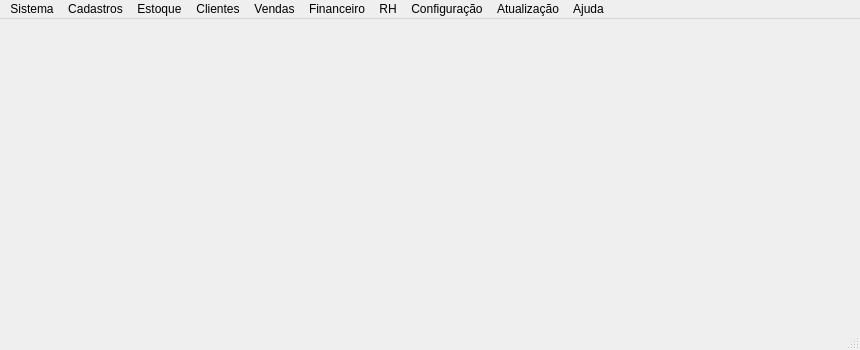
<?xml version="1.0" encoding="UTF-8"?>
<ui version="4.0">
 <class>MainWindow</class>
 <widget class="QMainWindow" name="MainWindow">
  <property name="enabled">
   <bool>true</bool>
  </property>
  <property name="geometry">
   <rect>
    <x>0</x>
    <y>0</y>
    <width>860</width>
    <height>350</height>
   </rect>
  </property>
  <property name="sizePolicy">
   <sizepolicy hsizetype="Fixed" vsizetype="Fixed">
    <horstretch>0</horstretch>
    <verstretch>0</verstretch>
   </sizepolicy>
  </property>
  <property name="windowTitle">
   <string>MainWindow</string>
  </property>
  <widget class="QWidget" name="centralwidget"/>
  <widget class="QMenuBar" name="menubar">
   <property name="geometry">
    <rect>
     <x>0</x>
     <y>0</y>
     <width>860</width>
     <height>21</height>
    </rect>
   </property>
   <widget class="QMenu" name="menuEstoque">
    <property name="title">
     <string>Estoque</string>
    </property>
    <widget class="QMenu" name="menuPedidos">
     <property name="enabled">
      <bool>false</bool>
     </property>
     <property name="title">
      <string>Pedidos</string>
     </property>
     <addaction name="actionFazer_Pedido"/>
     <addaction name="actionConsultar_pedidos"/>
    </widget>
    <addaction name="actionEntrada"/>
    <addaction name="menuPedidos"/>
    <addaction name="actionCompras"/>
    <addaction name="actionSa_da"/>
    <addaction name="actionAltera_o"/>
    <addaction name="actionBaixa"/>
    <addaction name="actionAuditoria"/>
   </widget>
   <widget class="QMenu" name="menuVendas">
    <property name="enabled">
     <bool>true</bool>
    </property>
    <property name="title">
     <string>Vendas</string>
    </property>
   </widget>
   <widget class="QMenu" name="menuFinanceiro">
    <property name="enabled">
     <bool>true</bool>
    </property>
    <property name="title">
     <string>Financeiro</string>
    </property>
   </widget>
   <widget class="QMenu" name="menuClientes">
    <property name="enabled">
     <bool>true</bool>
    </property>
    <property name="title">
     <string>Clientes</string>
    </property>
    <addaction name="actionCadastro"/>
    <addaction name="actionListar"/>
    <addaction name="actionExcluir"/>
   </widget>
   <widget class="QMenu" name="menuRH">
    <property name="enabled">
     <bool>true</bool>
    </property>
    <property name="title">
     <string>RH</string>
    </property>
    <addaction name="actionCadastro_De_Funcionarios"/>
   </widget>
   <widget class="QMenu" name="menuajuda">
    <property name="enabled">
     <bool>true</bool>
    </property>
    <property name="title">
     <string>Ajuda</string>
    </property>
   </widget>
   <widget class="QMenu" name="menuAtualizacao">
    <property name="enabled">
     <bool>true</bool>
    </property>
    <property name="title">
     <string>Atualização</string>
    </property>
    <addaction name="actionBuscarAtualizacao"/>
    <addaction name="actionAtualizafuturas"/>
   </widget>
   <widget class="QMenu" name="menuconfiguracao">
    <property name="enabled">
     <bool>true</bool>
    </property>
    <property name="title">
     <string>Configuração</string>
    </property>
    <widget class="QMenu" name="menuDatabase">
     <property name="title">
      <string>Database</string>
     </property>
     <addaction name="actionRecriaDatabase"/>
    </widget>
    <addaction name="actionEstoque"/>
    <addaction name="menuDatabase"/>
   </widget>
   <widget class="QMenu" name="menuSistema">
    <property name="title">
     <string>Sistema</string>
    </property>
    <addaction name="actionExitSystem"/>
   </widget>
   <widget class="QMenu" name="menuCadastro">
    <property name="title">
     <string>Cadastros</string>
    </property>
    <addaction name="actionClientes"/>
    <addaction name="actionCadProdutos"/>
    <addaction name="actionFronecedores"/>
    <addaction name="actionFabricantes"/>
    <addaction name="actionTransportadoras"/>
    <addaction name="actionAtividade"/>
    <addaction name="actionCadUser"/>
   </widget>
   <addaction name="menuSistema"/>
   <addaction name="menuCadastro"/>
   <addaction name="menuEstoque"/>
   <addaction name="menuClientes"/>
   <addaction name="menuVendas"/>
   <addaction name="menuFinanceiro"/>
   <addaction name="menuRH"/>
   <addaction name="menuconfiguracao"/>
   <addaction name="menuAtualizacao"/>
   <addaction name="menuajuda"/>
  </widget>
  <widget class="QStatusBar" name="statusbar"/>
  <action name="actionCompras">
   <property name="enabled">
    <bool>false</bool>
   </property>
   <property name="text">
    <string>Compras</string>
   </property>
  </action>
  <action name="actionEntrada">
   <property name="enabled">
    <bool>false</bool>
   </property>
   <property name="text">
    <string>Entrada de produtos</string>
   </property>
  </action>
  <action name="actionCadProdutos">
   <property name="text">
    <string>Cadastro de Produtos</string>
   </property>
  </action>
  <action name="actionSa_da">
   <property name="enabled">
    <bool>false</bool>
   </property>
   <property name="text">
    <string>Saída</string>
   </property>
  </action>
  <action name="actionAltera_o">
   <property name="enabled">
    <bool>false</bool>
   </property>
   <property name="text">
    <string>Alteração</string>
   </property>
  </action>
  <action name="actionBaixa">
   <property name="enabled">
    <bool>false</bool>
   </property>
   <property name="text">
    <string>Baixa</string>
   </property>
  </action>
  <action name="actionAuditoria">
   <property name="enabled">
    <bool>false</bool>
   </property>
   <property name="text">
    <string>Auditoria</string>
   </property>
  </action>
  <action name="actionFazer_Pedido">
   <property name="text">
    <string>Fazer Pedido</string>
   </property>
  </action>
  <action name="actionConsultar_pedidos">
   <property name="text">
    <string>Consultar pedidos</string>
   </property>
  </action>
  <action name="actionCadUser">
   <property name="text">
    <string>Cadastrar Usuário</string>
   </property>
  </action>
  <action name="actionExitSystem">
   <property name="text">
    <string>Sair do sistema</string>
   </property>
  </action>
  <action name="actionCadastro_De_Funcionarios">
   <property name="text">
    <string>Cadastro De Funcionarios</string>
   </property>
  </action>
  <action name="actionEstoque">
   <property name="text">
    <string>Estoque</string>
   </property>
  </action>
  <action name="actionRecriaDatabase">
   <property name="text">
    <string>Recria Database</string>
   </property>
  </action>
  <action name="actionBuscarAtualizacao">
   <property name="text">
    <string>Buscar Atualização</string>
   </property>
  </action>
  <action name="actionAtualizar">
   <property name="text">
    <string>Atualizar</string>
   </property>
  </action>
  <action name="actionAtualizafuturas">
   <property name="text">
    <string>Atualizações futuras</string>
   </property>
  </action>
  <action name="actionFronecedores">
   <property name="text">
    <string>Fronecedores</string>
   </property>
  </action>
  <action name="actionFabricantes">
   <property name="text">
    <string>Fabricantes</string>
   </property>
  </action>
  <action name="actionTransportadoras">
   <property name="text">
    <string>Transportadoras</string>
   </property>
  </action>
  <action name="actionClientes">
   <property name="text">
    <string>Clientes</string>
   </property>
  </action>
  <action name="actionCadastro">
   <property name="text">
    <string>Cadastro</string>
   </property>
  </action>
  <action name="actionListar">
   <property name="text">
    <string>Listar</string>
   </property>
  </action>
  <action name="actionExcluir">
   <property name="text">
    <string>Excluir</string>
   </property>
  </action>
  <action name="actionAtividade">
   <property name="text">
    <string>Ramo de Atividade</string>
   </property>
  </action>
 </widget>
 <resources/>
 <connections/>
</ui>
